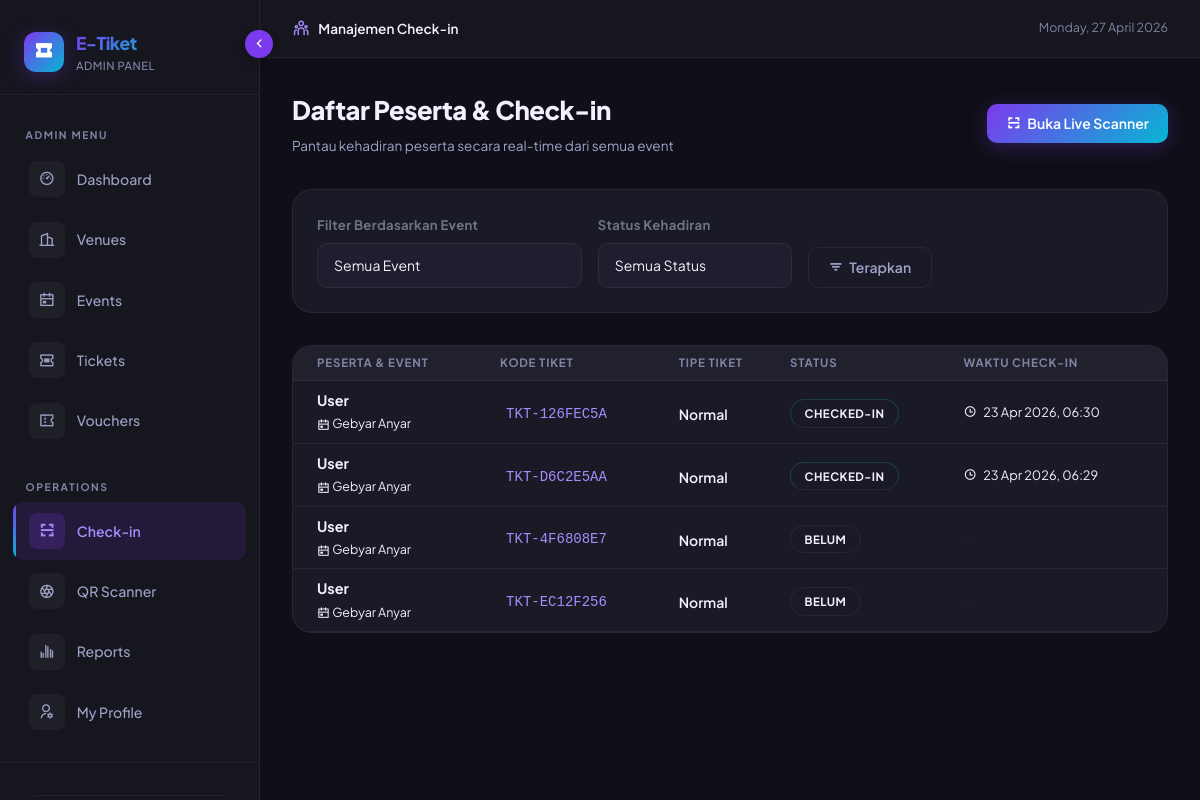
Page /admin/checkin.php (signed in) on the committed database.
### tables this page shows
CREATE TABLE `attendee` (
  `id_attendee` int(11) NOT NULL,
  `id_detail` int(11) NOT NULL,
  `kode_tiket` varchar(50) NOT NULL,
  `status_checkin` enum('belum','sudah') NOT NULL DEFAULT 'belum',
  `waktu_checkin` datetime DEFAULT NULL
);

CREATE TABLE `users` (
  `id_user` int(11) NOT NULL,
  `nama` varchar(100) NOT NULL,
  `email` varchar(100) NOT NULL,
  `password` varchar(255) NOT NULL,
  `role` enum('user','petugas','admin') NOT NULL DEFAULT 'user'
);

CREATE TABLE `event` (
  `id_event` int(11) NOT NULL,
  `nama_event` varchar(150) NOT NULL,
  `deskripsi` text DEFAULT NULL,
  `tanggal` date NOT NULL,
  `id_venue` int(11) NOT NULL,
  `gambar` varchar(255) DEFAULT 'default.jpg'
);

CREATE TABLE `tiket` (
  `id_tiket` int(11) NOT NULL,
  `id_event` int(11) NOT NULL,
  `nama_tiket` varchar(50) NOT NULL,
  `harga` int(11) NOT NULL,
  `kuota` int(11) NOT NULL
);

### app/controllers/ScannerController.php (called while the page is built, shortened)
<?php
class ScannerController {
    private $attendeeModel;
    public function __construct() {
        require_once __DIR__ . '/../models/AttendeeModel.php';
        $this->attendeeModel = new AttendeeModel();
    }
    public function list(): void {
        $id_event = isset($_GET['event']) ? (int)$_GET['event'] : null;
        $status   = isset($_GET['status']) ? $_GET['status'] : null;
        $attendees = $this->attendeeModel->getFilteredAttendees($id_event, $status);
        require_once __DIR__ . '/../views/admin/checkin_list.php';
    }
}

### admin/checkin.php (called while the page is built, shortened)
<?php
require_once __DIR__ . '/../app/controllers/ScannerController.php';
(new ScannerController())->list();

### app/config/database.php (called while the page is built, shortened)
<?php
function getDbConnection(): mysqli {
    static $conn = null;
    if ($conn === null) {
        $host = 'localhost';
        $user = 'root';
        $pass = '';
        $db   = 'event_tiket';
        $conn = mysqli_connect($host, $user, $pass, $db);
        mysqli_set_charset($conn, 'utf8mb4');
    }
    return $conn;
}

### app/models/AttendeeModel.php (called while the page is built, shortened)
<?php
require_once __DIR__ . '/BaseModel.php';
class AttendeeModel extends BaseModel {
    public function getFilteredAttendees(?int $id_event = null, ?string $status = null): array {
        $where = ["1=1"];
        $where_str = implode(" AND ", $where);
        return $this->fetchAll(
            "SELECT a.*, t.nama_tiket, e.nama_event, u.nama as customer, v.nama_venue
             FROM attendee a
             JOIN order_detail od ON a.id_detail = od.id_detail
             JOIN orders o ON od.id_order = o.id_order
             JOIN users u ON o.id_user = u.id_user
             JOIN tiket t ON od.id_tiket = t.id_tiket
             JOIN event e ON t.id_event = e.id_event
             JOIN venue v ON e.id_venue = v.id_venue
             WHERE $where_str
             ORDER BY a.waktu_checkin DESC, a.kode_tiket ASC"
        );
    }
}

### app/models/BaseModel.php (called while the page is built, shortened)
<?php
abstract class BaseModel {
    protected mysqli $conn;
    public function __construct() {
        require_once __DIR__ . '/../config/database.php';
        $this->conn = getDbConnection();
    }
    protected function fetchAll(string $sql): array {
        $result = mysqli_query($this->conn, $sql);
        $rows = [];
        while ($row = mysqli_fetch_assoc($result)) {
            $rows[] = $row;
        }
        return $rows;
    }
}

### app/views/admin/checkin_list.php (the view, shortened to what this page needs)
<!DOCTYPE html>
<html lang="id" data-theme="dark">
<head>
    <link href="https://cdn.jsdelivr.net/npm/bootstrap@5.3.0/dist/css/bootstrap.min.css" rel="stylesheet">
    <link href="https://cdn.jsdelivr.net/npm/remixicon@4.2.0/fonts/remixicon.css" rel="stylesheet">
    <link href="<?= BASE_URL ?>/assets/css/style.css" rel="stylesheet">
</head>
<body>
<?php require_once __DIR__ . '/../layouts/sidebar.php'; ?>
<div class="main-content">
    <div class="topnav">
        <div class="topnav-left">
            <i class="ri-team-line" style="font-size:1.1rem; color:var(--primary-light);"></i>
            <span style="font-size:0.85rem; font-weight:600; color:var(--text-primary);">Manajemen Check-in</span>
        </div>
        <div class="topnav-right">
            <div style="font-size: 0.78rem; color: var(--text-muted);"><?= date('l, d F Y') ?></div>
        </div>
    </div>
    <div class="page-header">
        <div class="d-flex justify-content-between align-items-center">
            <div>
                <div class="page-title">Daftar Peserta & Check-in</div>
                <div class="page-subtitle">Pantau kehadiran peserta secara real-time dari semua event</div>
            </div>
            <a href="<?= BASE_URL ?>/admin/scanner.php" class="btn btn-primary">
                <i class="ri-qr-scan-2-line"></i> Buka Live Scanner
            </a>
        </div>
    </div>
    <div class="page-body">
        <div class="filter-card">
            <form method="GET" class="row g-3 align-items-end">
                <div class="col-md-4">
                    <label class="form-label small text-secondary fw-bold">Filter Berdasarkan Event</label>
                    <select name="event" class="form-select">
                        <option value="">Semua Event</option>
                    </select>
                </div>
                <div class="col-md-3">
                    <label class="form-label small text-secondary fw-bold">Status Kehadiran</label>
                    <select name="status" class="form-select">
                        <option value="">Semua Status</option>
                    </select>
                </div>
                <div class="col-md-2">
                    <button type="submit" class="btn btn-ghost w-100"><i class="ri-filter-3-line"></i> Terapkan</button>
                </div>
            </form>
        </div>
        <div class="table-card">
            <div class="table-responsive">
                <table class="table mb-0">
                    <thead>
                        <tr>
                            <th class="ps-4">Peserta & Event</th>
                            <th>Kode Tiket</th>
                            <th>Tipe Tiket</th>
                            <th>Status</th>
                            <th>Waktu Check-in</th>
                        </tr>
                    </thead>
                    <tbody>
                        <?php foreach($attendees as $a): ?>
                        <tr>
                            <td class="ps-4">
                                <div class="customer-name"><?= htmlspecialchars($a['customer']) ?></div>
                                <div class="event-info"><i class="ri-calendar-event-line"></i> <?= htmlspecialchars($a['nama_event']) ?></div>
                            </td>
                            <td>
                                <code class="small" style="color:var(--primary-light); background:rgba(124,58,237,0.1); padding:2px 6px; border-radius:4px;">
                                    <?= htmlspecialchars($a['kode_tiket']) ?>
                                </code>
                            </td>
                            <td>
                                <span class="small fw-semibold"><?= htmlspecialchars($a['nama_tiket']) ?></span>
                            </td>
                            <td>
                                <span class="status-badge status-<?= $a['status_checkin'] ?>">
                                    <?= $a['status_checkin'] === 'sudah' ? 'Checked-in' : 'Belum' ?>
                                </span>
                            </td>
                            <td>
                                <?php if($a['status_checkin'] === 'sudah'): ?>
                                    <div class="time-cell">
                                        <i class="ri-time-line"></i>
                                        <?= date('d M Y, H:i', strtotime($a['waktu_checkin'])) ?>
                                    </div>
                                <?php else: ?>
                                    <span class="text-muted small">—</span>
                                <?php endif; ?>
                            </td>
                        </tr>
                        <?php endforeach; ?>
                    </tbody>
                </table>
            </div>
        </div>
    </div>
</div>
</body>
</html>

### assets/css/style.css (style rules this page uses)
:root { --primary: #7c3aed; --primary-light: #a78bfa; --primary-dark: #5b21b6; --accent: #06b6d4; --accent-2: #f59e0b; --success: #10b981; --danger: #ef4444; --warning: #f59e0b; --bg-base: #0f0f17; --bg-surface: #16161f; --bg-elevated: #1e1e2e; --bg-card: #1a1a27; --bg-hover: #252535; --bg-navbar: rgba(15, 15, 23, 0.8); --border: rgba(255,255,255,0.06); --border-hover: rgba(124,58,237,0.4); --text-primary: #f0f0ff; --text-secondary: #a1a1c8; --text-muted: #8282a5; --gradient-primary: linear-gradient(135deg, #7c3aed 0%, #06b6d4 100%); --gradient-surface: linear-gradient(135deg, #16161f 0%, #1e1e2e 100%); --gradient-card: linear-gradient(145deg, #1a1a27, #1e1e2e); --gradient-success: linear-gradient(135deg, #059669, #10b981); --gradient-danger: linear-gradient(135deg, #dc2626, #ef4444); --gradient-warning: linear-gradient(135deg, #d97706, #f59e0b); --gradient-info: linear-gradient(135deg, #0891b2, #06b6d4); --sidebar-width: 260px; --shadow-sm: 0 2px 8px rgba(0,0,0,0.3); --shadow-md: 0 4px 20px rgba(0,0,0,0.4); --shadow-lg: 0 8px 40px rgba(0,0,0,0.5); --shadow-primary: 0 4px 20px rgba(124,58,237,0.3); --shadow-glow: 0 0 30px rgba(124,58,237,0.15); }
*, *::before, *::after { box-sizing: border-box; margin: 0; padding: 0; }
html { scroll-behavior: smooth; }
body { font-family: 'Plus Jakarta Sans', sans-serif; background-color: var(--bg-base); color: var(--text-primary); line-height: 1.6; min-height: 100vh; overflow-x: hidden; }
.main-content { margin-left: var(--sidebar-width); min-height: 100vh; background: var(--bg-base); padding: 0; }
.page-header { padding: 2rem 2rem 0; margin-bottom: 2rem; }
.page-title { font-size: 1.6rem; font-weight: 800; color: var(--text-primary); letter-spacing: -0.5px; margin-bottom: 0.25rem; }
.page-subtitle { font-size: 0.85rem; color: var(--text-secondary); }
.page-body { padding: 0 2rem 2rem; }
.topnav { background: var(--bg-surface); border-bottom: 1px solid var(--border); padding: 0.9rem 2rem; display: flex; align-items: center; justify-content: space-between; position: sticky; top: 0; z-index: 100; backdrop-filter: blur(10px); }
.topnav-left { display: flex; align-items: center; gap: 0.5rem; }
.topnav-right { display: flex; align-items: center; gap: 1rem; }
.table { margin: 0; color: var(--text-secondary); background: transparent !important; }
.table :not(caption) > * > * { background-color: transparent !important; color: var(--text-primary); border-bottom-color: var(--border); vertical-align: middle; }
.table thead th { background: rgba(255,255,255,0.03) !important; font-size: 0.72rem; font-weight: 700; text-transform: uppercase; letter-spacing: 0.8px; color: var(--text-muted); }
.btn { font-family: 'Plus Jakarta Sans', sans-serif; font-weight: 600; border-radius: 10px; padding: 0.55rem 1.2rem; font-size: 0.875rem; transition: all 0.25s ease; border: none; cursor: pointer; display: inline-flex; align-items: center; gap: 0.4rem; }
.btn-primary { background: var(--gradient-primary); color: white; box-shadow: var(--shadow-primary); }
.btn-ghost { background: transparent; color: var(--text-secondary); border: 1px solid var(--border); }
.form-label { font-size: 0.82rem; font-weight: 600; color: var(--text-secondary); margin-bottom: 0.5rem; display: block; letter-spacing: 0.3px; }
.form-control, .form-select { background: var(--bg-elevated); border: 1px solid var(--border); color: var(--text-primary); border-radius: 10px; padding: 0.7rem 1rem; font-family: 'Plus Jakarta Sans', sans-serif; font-size: 0.875rem; transition: border-color 0.25s, box-shadow 0.25s; width: 100%; }
.form-select option { background: var(--bg-elevated); }
code { font-family: 'Courier New', monospace; background: rgba(124,58,237,0.1); color: var(--primary-light); padding: 0.2rem 0.5rem; border-radius: 6px; font-size: 0.85rem; }

### app/views/layouts/sidebar.php (style rules this page uses)
:root { --sidebar-width: 260px; --sidebar-collapsed-width: 85px; }
.main-content { transition: margin-left 0.3s cubic-bezier(0.4, 0, 0.2, 1); margin-left: var(--sidebar-width); }
.topnav { transition: all 0.3s ease; }

### rows in the picture
attendee: users.nama "User", event.nama_event "Gebyar Anyar", kode_tiket "TKT-126FEC5A", tiket.nama_tiket "Normal", status_checkin "CHECKED-IN", waktu_checkin "23 Apr 2026, 06:30"
attendee: users.nama "User", event.nama_event "Gebyar Anyar", kode_tiket "TKT-D6C2E5AA", tiket.nama_tiket "Normal", status_checkin "CHECKED-IN", waktu_checkin "23 Apr 2026, 06:29"
attendee: users.nama "User", event.nama_event "Gebyar Anyar", kode_tiket "TKT-4F6808E7", tiket.nama_tiket "Normal", status_checkin "BELUM"
attendee: users.nama "User", event.nama_event "Gebyar Anyar", kode_tiket "TKT-EC12F256", tiket.nama_tiket "Normal", status_checkin "BELUM"

### other values in the picture
APP_NAME "E-Tiket"
